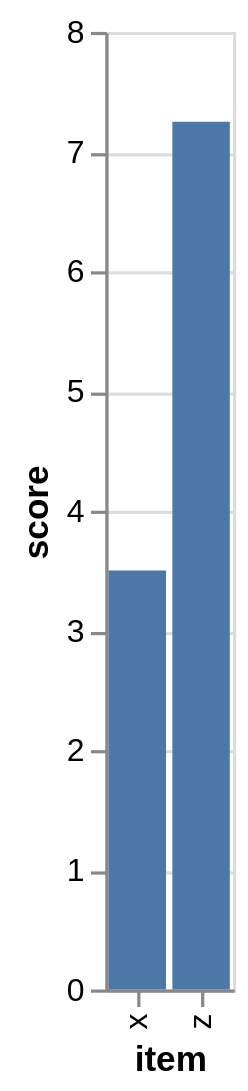

Describe this chart as a Vega-Lite specification.
### Vega-Lite specification from a JSON file in a GitHub repository (floating-point values rounded to 4 significant figures)
{"$schema": "https://vega.github.io/schema/vega-lite/v5.json", "mark": "bar", "encoding": {"x": {"field": "item", "type": "nominal"}, "y": {"field": "score", "type": "quantitative"}}, "data": {"values": [{"item": "x", "score": 3.5}, {"item": "y", "score": null}, {"item": "z", "score": 7.25}]}}
